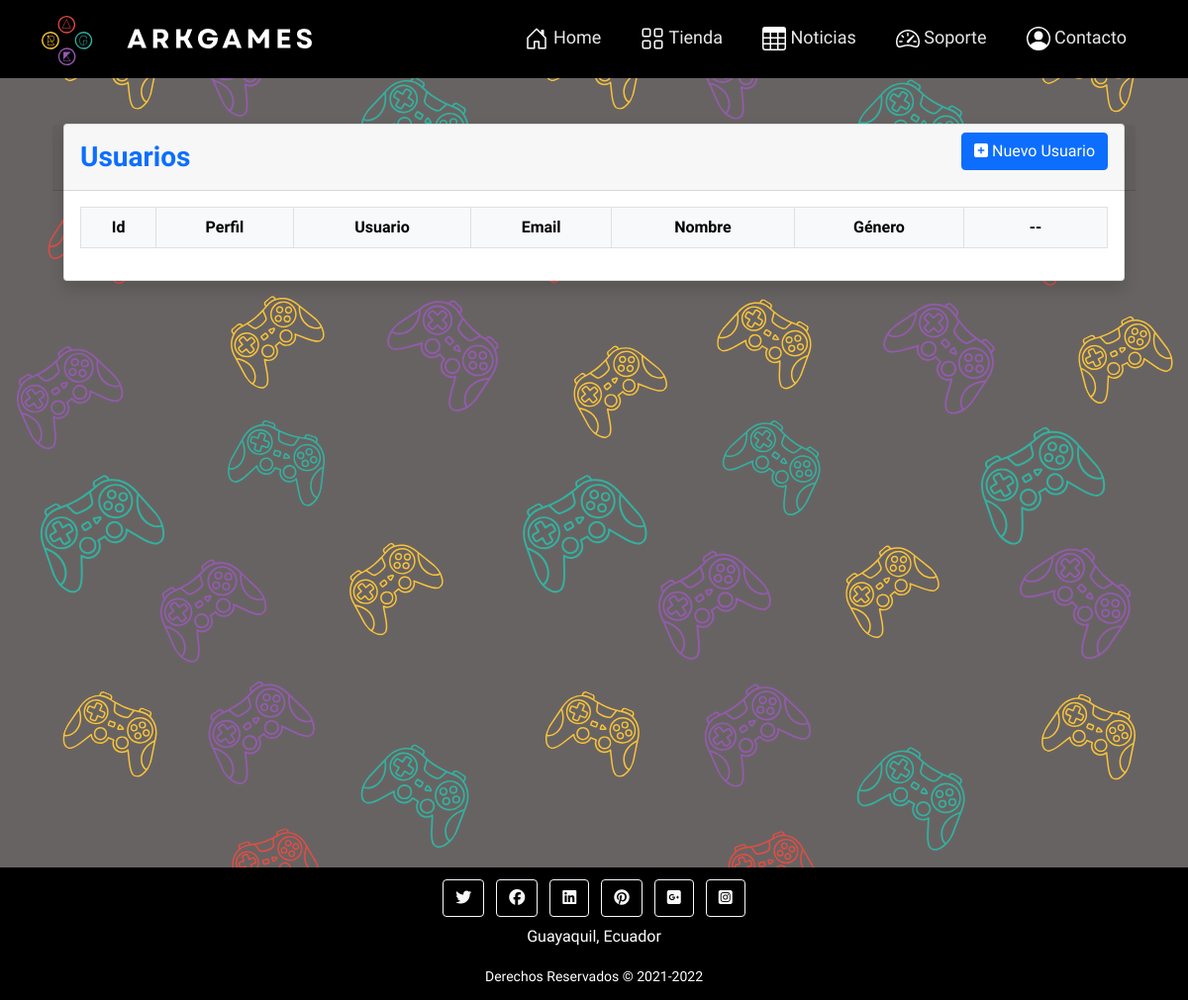
The app's page /views/Usuarios/, older data.
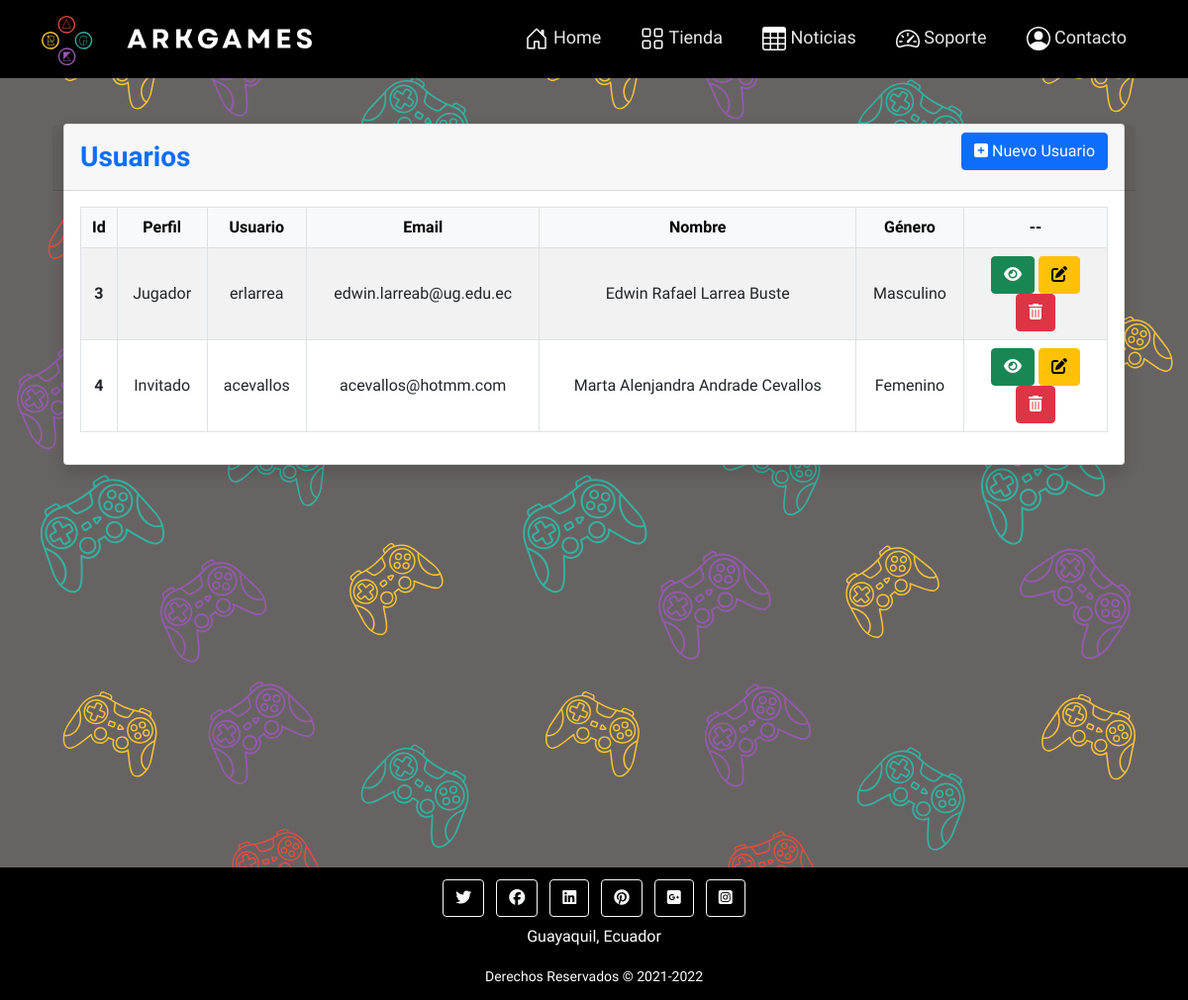
The same page, newer data.
### tables this page shows
CREATE TABLE `usuarios` (
    `Id` bigint unsigned NOT NULL AUTO_INCREMENT,
    `IdRol` enum('0', '1', '2') NOT NULL COMMENT 'Tipos de Roles (0=> Invitado, 1=>Administrador, 2=>Jugador)',
    `IdServidor` int NOT NULL DEFAULT 0,
    `NickName` varchar(15) NOT NULL,
    `Email` varchar(80) DEFAULT '',
    `NombreCompleto` varchar(80) NOT NULL,
    `Genero` varchar(1) NOT NULL DEFAULT 'N',
    `FechaNacimiento` timestamp NOT NULL,
    `PasswordHASH` blob NOT NULL,
    `Activo` tinyint(1) NOT NULL DEFAULT 1,
    `UsuarioActualizacion` bigint unsigned NOT NULL DEFAULT 0,
    `FechaCreacion` timestamp NOT NULL DEFAULT CURRENT_TIMESTAMP,
    `FechaActualizacion` timestamp NOT NULL DEFAULT CURRENT_TIMESTAMP,
    PRIMARY KEY (`Id`)
  );

### controller/UsuariosController.php (called while the page is built, shortened)
<?php
require_once '../../models/dao/UsuarioDAO.php';
class UsuariosController
{
   private $modelo;
   public function __construct()
   {
      $this->modelo = new UsuarioDAO();
   }
   public function index()
   {
      $lista =  $this->modelo->All();
      require_once("../../views/Usuarios/listar.php");
   }
}

### views/Usuarios/index.php (called while the page is built, shortened)
<?php
require_once '../../controller/UsuariosController.php';
$accion = (!empty($_REQUEST['a'])) ? htmlentities($_REQUEST['a']) : 'index';
$cont = new $controller();
$cont->$accion();

### config/conexion.php (called while the page is built)
<?php
class Conexion
{
    public static function getConexion()
    {
        $host = "localhost";
        $port = 3306;
        $database_username = "root";
        $database_password = "DBA#2021ug";
        $dbname = "ArkgamesBD";
        $conectar = null;
        $cadena = "mysql:host={$host};port={$port};dbname={$dbname}";
        try {
            $conectar = new PDO($cadena, $database_username, $database_password);
        } catch (Exception $e) {
            print "¡Error BD!: " . $e->getMessage() . "<br/>";
            print_r("ERROR DE CONEXION");
            die();
        }
        return $conectar;
    }
}
?>

### models/dao/UsuarioDAO.php (called while the page is built, shortened)
<?php
require_once '../../config/conexion.php';
require_once '../../models/dto/Usuario.php';
class UsuarioDAO
{
  private $con;
  public function __construct()
  {
    $this->con = Conexion::getConexion();
  }
  public function All()
  {
    return $this->sqlQuery("SELECT * FROM usuarios WHERE Activo=1");
  }
  function sqlQuery(?String $sql)
  {
    $stmt = $this->con->prepare($sql);
    $stmt->execute();
    $usuarios = $stmt->fetchAll(PDO::FETCH_ASSOC);
    $ObjReturn = array();
    foreach ($usuarios  as $usuario) {
      $ObjUsuario = new Usuario();
      $ObjUsuario->SetValorDTO($usuario);
      $ObjReturn[] = $ObjUsuario;
    }
    return $ObjReturn;
  }
}

### models/dto/Enumeradores.php (called while the page is built, shortened)
<?php
class Genero extends enum{
    public static function getName(?String $value)
    {
        switch($value)
        {
            case 'M': return "Masculino";
            case 'F': return "Femenino";
        }
    }
}
class TipoRol extends enum{
    public static function getName(int $value)
    {
        switch($value)
        {
            case 0: return "Invitado";
            case 2: return "Jugador";
        }
    }
}
?>

### models/dto/Usuario.php (called while the page is built, shortened)
<?php
class Usuario
{
    public function SetValorDTO($Valor_UsuarioDTO)
    {
        if (isset($Valor_UsuarioDTO)) {
            $this->NickName = $Valor_UsuarioDTO['NickName'];
            $this->Email = $Valor_UsuarioDTO['Email'];
            $this->Genero = $Valor_UsuarioDTO['Genero'];
            $this->NombreCompleto = $Valor_UsuarioDTO['NombreCompleto'];
        }
    }
}

### views/Usuarios/listar.php (the view, shortened to what this page needs)
<?php
require_once '../../models/dto/Enumeradores.php';
require_once '../../views/Templates/HeadBootstrap.php'
?>
</head>
<body id="bodyTemp">
    <?php require_once '../../views/Templates/navBarBootstrap.php' ?>
    <main class="main p-5 mx-3">
        <div class="card shadow  ">
            <div class="card-header row font-weight-bold text-primary align-middle">
                <div class="col text-first align-middle">
                    <h3 class="fw-bold" style="margin-top:.5rem">Usuarios</h3>
                </div>
                <div class="col text-end align-middle">
                    <a href="../../views/Usuarios/index.php?c=usuarios&a=new" class="btn btn-primary"><i class="fas fa-plus-square"></i> Nuevo Usuario</a>
                </div>
            </div>
            <div class="card-body">
                <div class="table-responsive">
                    <table class="table table-striped table-bordered table-hover align-middle" width="100%" cellspacing="0">
                        <thead class="table-light">
                            <th class="text-center" scope="col">Id</th>
                            <th class="text-center" scope="col">Perfil</th>
                            <th class="text-center" scope="col">Usuario</th>
                            <th class="text-center" scope="col">Email</th>
                            <th class="text-center" scope="col">Nombre</th>
                            <th class="text-center" scope="col">Género</th>
                            <th style="width: 14%; " class="text-center" scope="col">--</th>
                        </thead>
                        <tbody>
                            <?php
                            foreach ($lista as $registro) {
                            ?>
                                <tr>
                                    <th class="text-center" scope="row"><?php echo $registro->Id ?></th>
                                    <td class="text-center"><?php echo TipoRol::getName($registro->IdRol) ?></td>
                                    <td class="text-center"><?php echo $registro->NickName ?></td>
                                    <td class="text-center"><?php echo $registro->Email ?></td>
                                    <td class="text-center"><?php echo $registro->NombreCompleto ?></td>
                                    <td class="text-center"><?php echo Genero::getName($registro->Genero) ?></td>
                                    <td class="text-center">
                                        <a href="../../views/Usuarios/index.php?c=usuarios&a=show&id=<?php echo $registro->Id ?>" class="btn btn-success"><i class="fas fa-eye"></i></a>
                                        <a href="../../views/Usuarios/index.php?c=usuarios&a=edit&id=<?php echo $registro->Id ?>" class="btn btn-warning"><i class="fas fa-edit"></i></a>
                                        <a href="../../views/Usuarios/index.php?c=usuarios&a=delete&id=<?php echo $registro->Id ?>" class="btn btn-danger"><i class="fas fa-trash-alt"></i></a>
                                    </td>
                                </tr>
                            <?php
                            }
                            ?>
                        </tbody>
                    </table>
                </div>
            </div>
        </div>
        <div class="position-fixed bottom-0 end-0 p-3 " style="z-index: 11">
        </div>
    </main>
    <?php
    require_once '../Templates/footerBootstrap.php'
    ?>
</body>
</html>

### views/Templates/HeadBootstrap.php (shortened to what this page needs)
<!DOCTYPE html>
<html lang="es">
<head>
    <link rel="stylesheet" href="../../assets/css/masterBootstrap.css" />
    <link href="https://cdn.jsdelivr.net/npm/bootstrap@5.0.2/dist/css/bootstrap.min.css" rel="stylesheet">

### views/Templates/navBarBootstrap.php (shortened to what this page needs)
<nav class="navbar navbar-expand-lg  fixed-top" id="mainNav">
    <div class="container">
        <a class="navbar-brand" href="../../index.html">
            <img src="../../assets/img/logo-icon-text.svg" alt="ArkGames" height="50" class="d-inline-block align-text-top" />
        </a>
        <div class="collapse navbar-collapse" id="navbarResponsive">
            <ul class="navbar-nav ms-auto">
                <li class="nav-item mx-0 mx-lg-1">
                    <a class="nav-link py-3 px-0 px-lg-3 rounded" href="../../index.html">
                        <svg class="bi d-inline-block align-text-top  mx-auto mb-1" width="24" height="24">
                            <use xlink:href="#home" />
                        </svg>
                        Home</a>
                </li>
                <li class="nav-item mx-0 mx-lg-1">
                    <a class="nav-link py-3 px-0 px-lg-3 rounded" href="../Catalogo/BasurtoEdgar.php">
                        <svg class="bi d-inline-block align-text-top mx-auto mb-1" width="24" height="24">
                            <use xlink:href="#grid" />
                        </svg>
                        Tienda</a>
                </li>
                <li class="nav-item mx-0 mx-lg-1">
                    <a class="nav-link py-3 px-0 px-lg-3 rounded" href="../Noticias/listar_suscripcion.php">
                        <svg class="bi d-inline-block align-text-top mx-auto mb-1" width="24" height="24">
                            <use xlink:href="#table" />
                        </svg>
                        Noticias</a>
                </li>
                <li class="nav-item mx-0 mx-lg-1">
                    <a class="nav-link py-3 px-0 px-lg-3 rounded" href="../Soporte/presentar_solicitud.php">
                        <svg class="bi d-inline-block align-text-top mx-auto mb-1" width="24" height="24">
                            <use xlink:href="#speedometer2" />
                        </svg>
                        Soporte</a>
                </li>
                <li class="nav-item mx-0 mx-lg-1">
                    <a class="nav-link py-3 px-0 px-lg-3 rounded" href="../Contacto/GualeEvelyn.php">
                        <svg class="bi d-inline-block align-text-top mx-auto mb-1" width="24" height="24">
                            <use xlink:href="#people-circle" />
                        </svg>
                        Contacto</a>
                </li>
            </ul>
        </div>
    </div>
</nav>
<div style="height: 77px;"></div>

### views/Templates/footerBootstrap.php (shortened to what this page needs)
<footer class="footer py-2 text-center text-white ">
    <div class="container">
        <a class="btn btn-outline-light m-1" href="https://twitter.com/" target="_blank"><i class="fa-brands fa-twitter"></i></a>
        <a class="btn btn-outline-light m-1" href="https://www.facebook.com/" target="_blank"><i class="fa-brands fa-facebook"></i></a>
        <a class="btn btn-outline-light m-1" href="https://www.linkedin.com/" target="_blank"><i class="fa-brands fa-linkedin"></i></a>
        <a class="btn btn-outline-light m-1" href="https://www.pinterest.com/" target="_blank"><i class="fa-brands fa-pinterest"></i></a>
        <a class="btn btn-outline-light m-1" href="https://plus.google.com/" target="_blank"><i class="fa-brands fa-google-plus-square"></i></a>
        <a class="btn btn-outline-light m-1" href="https://www.instagram.com/" target="_blank"><i class="fa-brands fa-instagram-square"></i></a>
    </div>
    <div class="copyright py-1 text-center text-white">
        <address class="container">Guayaquil, Ecuador </address>
        <div class="container"><small>Derechos Reservados &copy; 2021-2022</small></div>
    </div>
</footer>

Row changes from the older to the newer data that the page shows:
added usuarios: Id "3", IdRol "Jugador", NickName "erlarrea", Email "edwin.larreab@ug.edu.ec", NombreCompleto "Edwin Rafael Larrea Buste", Genero "Masculino"
added usuarios: Id "4", IdRol "Invitado", NickName "acevallos", Email "acevallos@hotmm.com", NombreCompleto "Marta Alenjandra Andrade Cevallos", Genero "Femenino"
